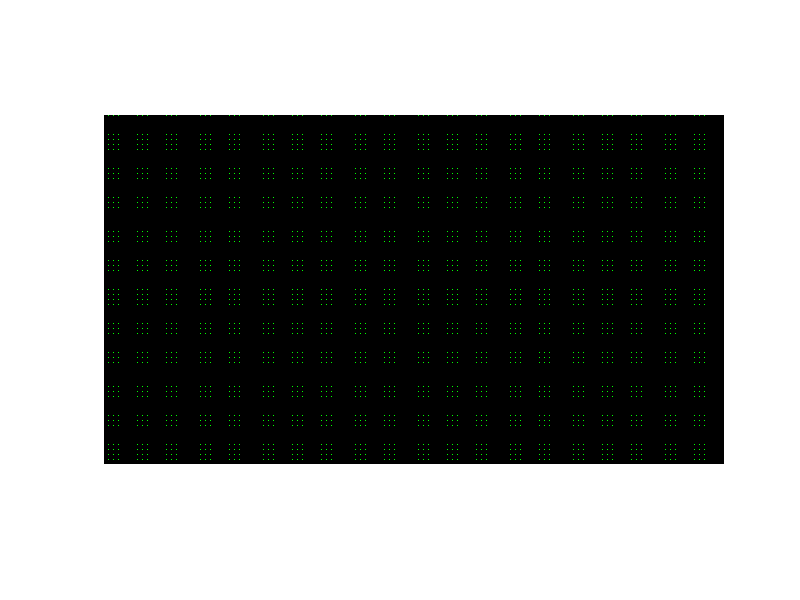

Reproduce this figure in MATLAB. (Note: this script raises an error after producing the figure.)
%%

%filename='testAnimated.gif';

orientation="H";

%%
xsize=1280;
ysize=720;
image=zeros(ysize,xsize);
%%
period=10.0;                     % This is now how often a green pixel appears - 1 in [period]
% dutycycle=0.5;                % used for alternating bars
% cutoff=period*(1-dutycycle);  % used for alternating bars
cutoff=1.0;
nImages=1;
colorvect=[0,255,0];
%%
   h= figure;

   
for idx=1:nImages
    image=zeros(ysize,xsize);
    k=idx-1;
    for i=1:1:ysize  
     k=k+1;
         if k<=cutoff
             m = 1;
             for j=1:1:xsize
                 m=m+1;
                 if m<=cutoff
                     image(i,j,1:3)=ones(1,1).*colorvect;
                 end
                 if m==period
                     m=0;
                 end
             end
          % image(i,:,1:3)=ones(xsize,1).*colorvect;  % from when this code
          % only made horizontal lines
         end
         if k==period
             k=0;
         end
    end

imshow(image)
frame=getframe(h);
im{idx}=frame2im(frame);
end

imwrite(image,'TestImages/10px.png');


%%
%%
% for idx = 1:nImages
%     [A,map] = rgb2ind(im{idx},256);
%     if idx == 1
%         imwrite(A,map,filename,'gif','LoopCount',Inf,'DelayTime',0.1);
%     else
%         imwrite(A,map,filename,'gif','WriteMode','append','DelayTime',0.1);
%     end
% end
